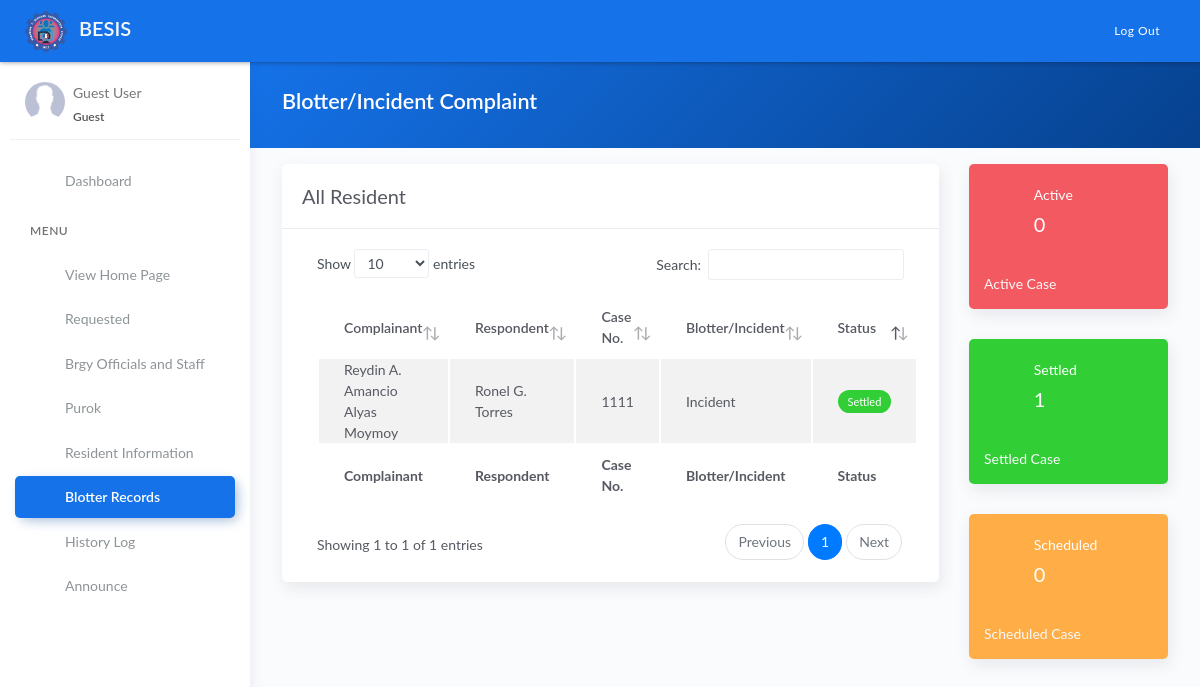
The page /blotter.php on the database its author committed.
### tables this page shows
CREATE TABLE `tblblotter` (
  `id` int(11) NOT NULL AUTO_INCREMENT,
  `complainant` varchar(100) DEFAULT NULL,
  `respondent` varchar(100) DEFAULT NULL,
  `casenum` varchar(100) DEFAULT NULL,
  `type` varchar(100) DEFAULT NULL,
  `location` varchar(100) DEFAULT NULL,
  `date` date DEFAULT NULL,
  `time` time DEFAULT NULL,
  `details` varchar(10000) DEFAULT NULL,
  `status` varchar(50) DEFAULT NULL,
  PRIMARY KEY (`id`)
);

### blotter.php (the view, shortened to what this page needs)
<?php include 'server/server.php' ?>
<?php
	$query = "SELECT * FROM tblblotter ORDER BY id DESC";
    $result = $conn->query($query);
    $blotter = array();
	while($row = $result->fetch_assoc()){
		$blotter[] = $row;
	}
	$query1 = "SELECT * FROM tblblotter WHERE `status`='Active'";
    $result1 = $conn->query($query1);
	$active = $result1->num_rows;
	$query2 = "SELECT * FROM tblblotter WHERE `status`='Scheduled'";
    $result2 = $conn->query($query2);
	$scheduled = $result2->num_rows;
	$query3 = "SELECT * FROM tblblotter WHERE `status`='Settled'";
    $result3 = $conn->query($query3);
	$settled = $result3->num_rows;
?>
<!DOCTYPE html>
<html lang="en">
<head>
	<?php include 'templates/header.php' ?>
</head>
<body>
	<div class="wrapper">
		<?php include 'templates/main-header.php' ?>
		<?php include 'templates/sidebar.php' ?>
		<div class="main-panel">
			<div class="content">
				<div class="panel-header bg-primary-gradient">
					<div class="page-inner">
						<div class="d-flex align-items-left align-items-md-center flex-column flex-md-row">
							<div>
								<h2 class="text-white fw-bold">Blotter/Incident Complaint</h2>
							</div>
						</div>
					</div>
				</div>
				<div class="page-inner">
					<div class="row mt--2">
						<div class="col-md-9">
							<div class="card">
								<div class="card-header">
									<div class="card-head-row">
										<div class="card-title">All Resident</div>
									</div>
								</div>
								<div class="card-body">
									<div class="table-responsive">
										<table id="blottertable" class="display table table-striped">
											<thead>
												<tr>
													<th scope="col">Complainant</th>
													<th scope="col">Respondent</th>
													<th scope="col">Case No.</th>
													<th scope="col">Blotter/Incident</th>
													<th scope="col">Status</th>
												</tr>
											</thead>
											<tbody>
												<?php if(!empty($blotter)): ?>
													<?php foreach($blotter as $row): ?>
													<tr>
														<td><?= ucwords($row['complainant']) ?></td>
														<td><?= ucwords($row['respondent']) ?></td>
														<td><?= ucwords($row['casenum']) ?></td>
														<td><?= ucwords($row['type']) ?></td>
														<td>
															<?php if($row['status']=='Scheduled'): ?>
																<span value="Scheduled" class="badge badge-warning">Scheduled</span>
															<?php elseif($row['status']=='Active'): ?>
																<span value="Active" class="badge badge-danger">Active</span>
															<?php else: ?>
																<span value="Settled" class="badge badge-success">Settled</span>
															<?php endif ?>
														</td>
													</tr>
													<?php endforeach ?>
												<?php endif ?>
											</tbody>
											<tfoot>
												<tr>
													<th scope="col">Complainant</th>
													<th scope="col">Respondent</th>
													<th scope="col">Case No.</th>
													<th scope="col">Blotter/Incident</th>
													<th scope="col">Status</th>
												</tr>
											</tfoot>
										</table>
									</div>
								</div>
							</div>
						</div>
						<div class="col-md-3">
							<div class="card card-stats card-danger card-round">
								<div class="card-body">
									<div class="row">
										<div class="col-3">
											<div class="icon-big text-center">
											</div>
										</div>
										<div class="col-3 col-stats">
											<div class="numbers">
												<p class="card-category">Active</p>
												<h4 class="card-title"><?= number_format($active) ?></h4>
											</div>
										</div>
									</div>
								</div>
								<div class="card-body">
									<a href="javascript:void(0)" id="activeCase" class="card-link text-light">Active Case </a>
								</div>
							</div>
							<div class="card card-stats card-success card-round">
								<div class="card-body">
									<div class="row">
										<div class="col-3">
											<div class="icon-big text-center">
											</div>
										</div>
										<div class="col-3 col-stats">
											<div class="numbers">
												<p class="card-category">Settled</p>
												<h4 class="card-title"><?= number_format($settled) ?></h4>
											</div>
										</div>
									</div>
								</div>
								<div class="card-body">
									<a href="javascript:void(0)" id="settledCase" class="card-link text-light">Settled Case </a>
								</div>
							</div>
							<div class="card card-stats card-warning card-round">
								<div class="card-body">
									<div class="row">
										<div class="col-3">
											<div class="icon-big text-center">
											</div>
										</div>
										<div class="col-3 col-stats">
											<div class="numbers">
												<p class="card-category">Scheduled</p>
												<h4 class="card-title"><?= number_format($scheduled) ?></h4>
											</div>
										</div>
									</div>
								</div>
								<div class="card-body">
									<a href="javascript:void(0)" id="scheduledCase" class="card-link text-light">Scheduled Case </a>
								</div>
							</div>
						</div>
					</div>
				</div>
			</div>
		</div>
	</div>
</body>
</html>

### rows shown on the page
tblblotter: complainant "Reydin A. Amancio Alyas Moymoy", respondent "Ronel G. Torres", casenum "1111", type "Incident", status "Settled"

### other values the page prints
$active "0"
$settled "1"
$scheduled "0"
